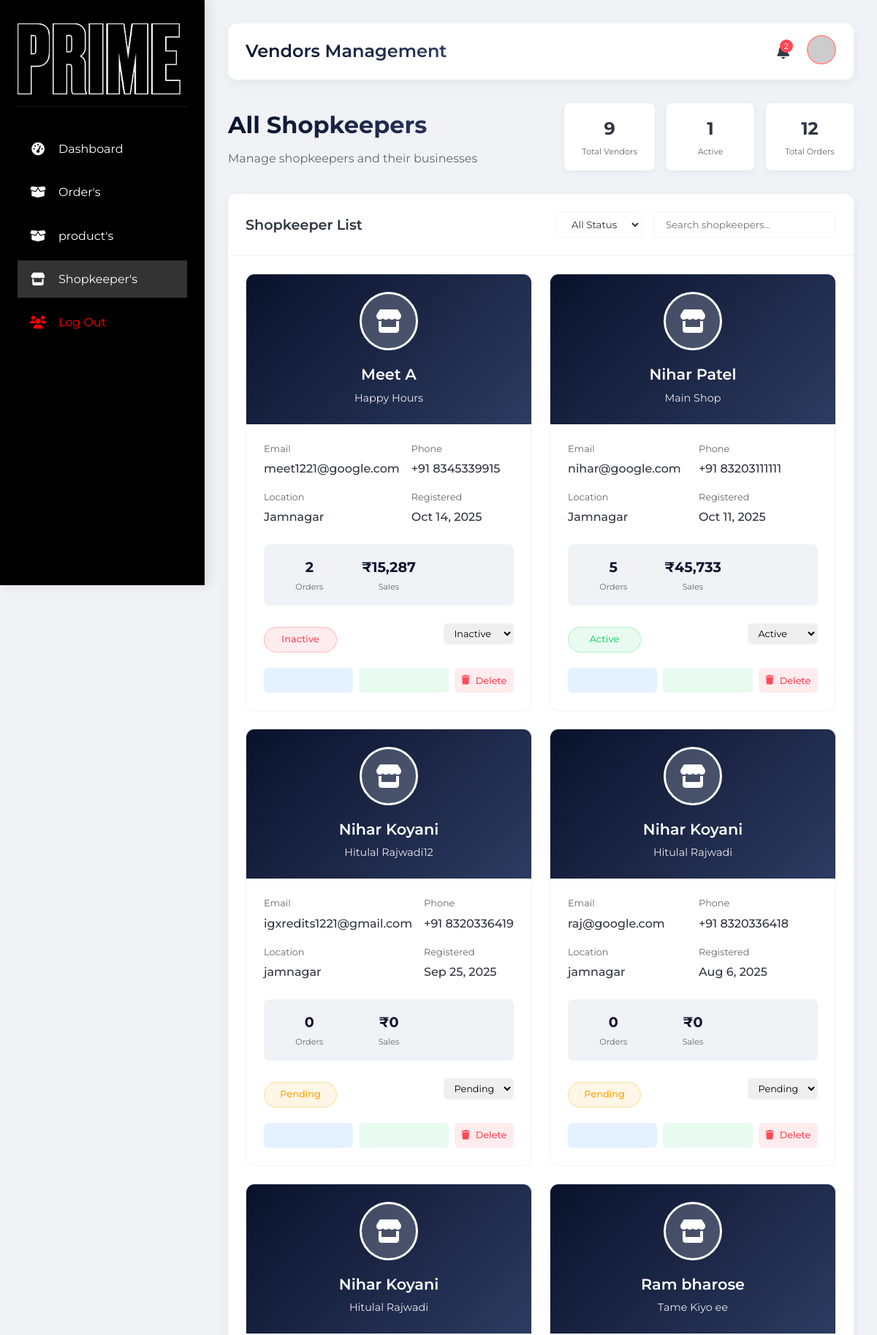
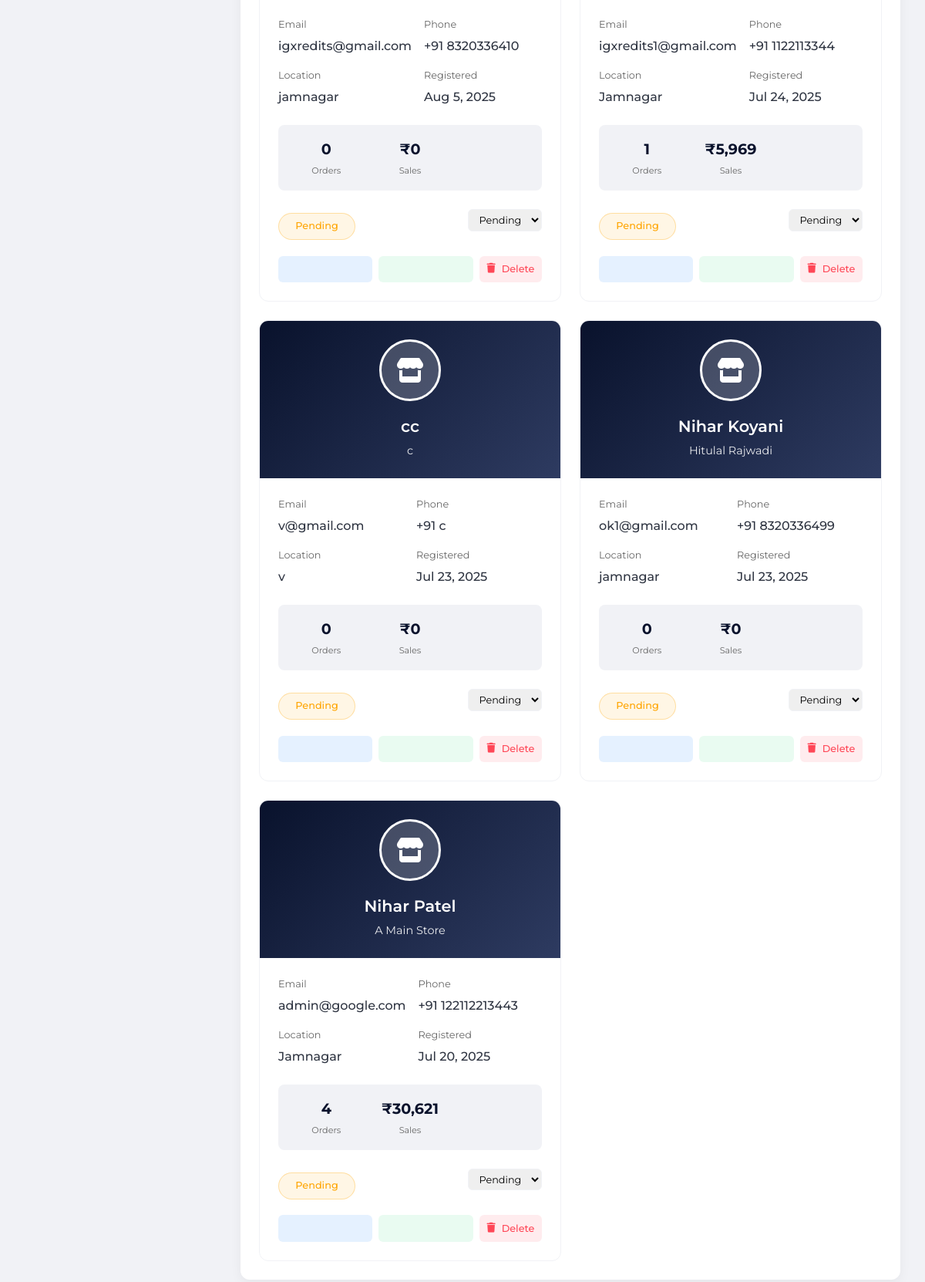
Page /admin/pages/shopkeepers.php (signed in) on the committed database (2 pictures, top to bottom).
### tables this page shows
CREATE TABLE `shopkeeper` (
  `id` int(11) NOT NULL,
  `shop_name` varchar(100) NOT NULL,
  `owner_name` varchar(100) NOT NULL,
  `mobile_number` varchar(15) NOT NULL,
  `email` varchar(100) NOT NULL,
  `password` varchar(255) NOT NULL,
  `shop_location` text NOT NULL,
  `agreed_terms` tinyint(1) NOT NULL DEFAULT 0,
  `created_at` timestamp NOT NULL DEFAULT current_timestamp(),
  `status` varchar(10) NOT NULL,
  `role` varchar(50) DEFAULT 'shopkeeper'
);

### admin/pages/shopkeepers.php (the view, shortened to what this page needs)
<?php
include('../../Utility/db.php');
$shopkeepers = [];
$sql = "SELECT * FROM shopkeeper ORDER BY created_at DESC";
$result = $conn->query($sql);
if ($result && $result->num_rows > 0) {
    while ($row = $result->fetch_assoc()) {
        $shopkeeperId = $row['id'];
        $ordersSql = "SELECT COUNT(DISTINCT orderId) as order_count FROM orders WHERE shopkeeper_id = ?";
        $ordersStmt = $conn->prepare($ordersSql);
        $ordersStmt->bind_param("i", $shopkeeperId);
        $ordersStmt->execute();
        $ordersResult = $ordersStmt->get_result();
        $orderCount = $ordersResult->fetch_assoc()['order_count'];
        $salesSql = "SELECT SUM(p.price * o.quantity) as total_sales
                     FROM orders o
                     LEFT JOIN products p ON o.product_id = p.id
                     WHERE o.shopkeeper_id = ?";
        $salesStmt = $conn->prepare($salesSql);
        $salesStmt->bind_param("i", $shopkeeperId);
        $salesStmt->execute();
        $salesResult = $salesStmt->get_result();
        $totalSales = $salesResult->fetch_assoc()['total_sales'] ?? 0;
        $row['order_count'] = $orderCount;
        $row['total_sales'] = $totalSales;
        $shopkeepers[] = $row;
    }
}
?>
<!DOCTYPE html>
<html lang="en">
<head>
    <link rel="stylesheet" href="https://cdnjs.cloudflare.com/ajax/libs/font-awesome/6.0.0-beta3/css/all.min.css">
    <link rel="stylesheet" href="../../styles/main.css">
</head>
<body>
    <div class="bubbles-bg">
    </div>
    <div class="dashboard">
        <?php include('../util/sidebar.php') ?>
        <main class="main-content">
            <nav class="top-nav">
                <div class="nav-left">
                    <h1 class="page-title">Vendors Management</h1>
                </div>
                <div class="nav-right">
                    <button class="notification-btn">
                        <span class="notification-badge">2</span>
                    </button>
                    <button class="profile-btn">
                        <img src="https://randomuser.me/api/portraits/men/75.jpg" alt="Profile" class="profile-img">
                    </button>
                </div>
            </nav>
            <div class="vendors-header">
                <div class="header-left">
                    <h1>All Shopkeepers</h1>
                    <p>Manage shopkeepers and their businesses</p>
                </div>
                <div class="vendors-stats">
                    <div class="stat-card">
                        <div class="stat-number"><?php echo count($shopkeepers); ?></div>
                        <div class="stat-label">Total Vendors</div>
                    </div>
                    <div class="stat-card">
                        <div class="stat-number">
                            <?php echo count(array_filter($shopkeepers, function ($shopkeeper) {
                                return ($shopkeeper['status'] ?? 'active') === 'active';
                            })); ?>
                        </div>
                        <div class="stat-label">Active</div>
                    </div>
                    <div class="stat-card">
                        <div class="stat-number">
                            <?php echo array_sum(array_column($shopkeepers, 'order_count')); ?>
                        </div>
                        <div class="stat-label">Total Orders</div>
                    </div>
                </div>
            </div>
            <div class="vendors-container">
                <div class="table-header">
                    <h3 class="table-title">Shopkeeper List</h3>
                    <div class="table-actions">
                        <select class="filter-select" id="statusFilter">
                            <option value="">All Status</option>
                        </select>
                        <input type="text" class="search-box" placeholder="Search shopkeepers..." id="searchVendors">
                    </div>
                </div>
                <?php if (count($shopkeepers) > 0): ?>
                    <div class="vendors-grid" id="vendorsGrid">
                        <?php foreach ($shopkeepers as $shopkeeper): ?>
                            <div class="vendor-card" data-status="<?php echo $shopkeeper['status'] ?? 'active'; ?>">
                                <div class="vendor-header">
                                    <div class="vendor-avatar">
                                        <i class="fas fa-store"></i>
                                    </div>
                                    <h3 class="vendor-name"><?php echo htmlspecialchars($shopkeeper['owner_name']); ?></h3>
                                    <p class="vendor-shop"><?php echo htmlspecialchars($shopkeeper['shop_name']); ?></p>
                                </div>
                                <div class="vendor-details">
                                    <div class="contact-info">
                                        <div class="contact-item">
                                            <span class="contact-label">Email</span>
                                            <span class="contact-value"><?php echo htmlspecialchars($shopkeeper['email']); ?></span>
                                        </div>
                                        <div class="contact-item">
                                            <span class="contact-label">Phone</span>
                                            <span class="contact-value">+91 <?php echo htmlspecialchars($shopkeeper['mobile_number']); ?></span>
                                        </div>
                                        <div class="contact-item">
                                            <span class="contact-label">Location</span>
                                            <span class="contact-value"><?php echo htmlspecialchars($shopkeeper['shop_location']); ?></span>
                                        </div>
                                        <div class="contact-item">
                                            <span class="contact-label">Registered</span>
                                            <span class="contact-value"><?php echo date('M j, Y', strtotime($shopkeeper['created_at'])); ?></span>
                                        </div>
                                    </div>
                                    <div class="vendor-stats">
                                        <div class="stat-item">
                                            <div class="stat-value"><?php echo $shopkeeper['order_count']; ?></div>
                                            <div class="stat-label">Orders</div>
                                        </div>
                                        <div class="stat-item">
                                            <div class="stat-value">₹<?php $tax = $shopkeeper['total_sales'] * 5 / 100;
                                                                        echo number_format($shopkeeper['total_sales'] + $tax); ?></div>
                                            <div class="stat-label">Sales</div>
                                        </div>
                                    </div>
                                    <div style="display: flex; justify-content: space-between; align-items: center; margin-bottom: 1rem;">
                                        <span class="status-badge status-<?php echo $shopkeeper['status'] ?? 'active'; ?>">
                                            <?php echo ucfirst($shopkeeper['status'] ?? 'active'); ?>
                                        </span>
                                        <form method="POST" style="display: inline;">
                                            <select name="status" class="status-select" onchange="this.form.submit()" style="padding: 0.3rem 0.6rem; border: 1px solid var(--light); border-radius: 6px; font-size: 0.8rem;">
                                                <option value="active" <?php echo ($shopkeeper['status'] ?? 'active') === 'active' ? 'selected' : ''; ?>>Active</option>
                                                <option value="inactive" <?php echo ($shopkeeper['status'] ?? 'active') === 'inactive' ? 'selected' : ''; ?>>Inactive</option>
                                                <option value="pending" <?php echo ($shopkeeper['status'] ?? 'active') === 'pending' ? 'selected' : ''; ?>>Pending</option>
                                            </select>
                                        </form>
                                    </div>
                                    <div class="vendor-actions">
                                        <button class="action-btn view-btn" onclick="viewVendor(<?php echo $shopkeeper['id']; ?>)">
                                        </button>
                                        <button class="action-btn status-btn" onclick="showStatusForm(<?php echo $shopkeeper['id']; ?>)">
                                        </button>
                                        <form method="POST" style="display: inline;">
                                            <button type="submit" name="delete_shopkeeper" class="action-btn delete-btn" onclick="return confirmDelete('<?php echo htmlspecialchars($shopkeeper['shop_name']); ?>')">
                                                <i class="fas fa-trash"></i>
                                                Delete
                                            </button>
                                        </form>
                                    </div>
                                </div>
                            </div>
                        <?php endforeach; ?>
                    </div>
                <?php endif; ?>
            </div>
        </main>
    </div>
</body>
</html>

### admin/util/sidebar.php (shortened to what this page needs)
<link rel="stylesheet" href="https://cdnjs.cloudflare.com/ajax/libs/font-awesome/6.0.0-beta3/css/all.min.css">
<?php
$logo = "../../Asserts/Prime-Logo.png";
?>
<aside class="sidebar">
    <div class="sidebar-header">
        <div class="logo">
            <img style="width: 14rem;" src=<?php echo $logo ?> alt="">
        </div>
    </div>
    <ul class="sidebar-menu">
        <li class="menu-item <?php echo basename($_SERVER['PHP_SELF']) === 'dashboard.php' ? 'active' : null ?>">
            <a href="./dashboard.php" class="menu-link">
                <i class="fas fa-tachometer-alt"></i>
                <span>Dashboard</span>
            </a>
        </li>
        <li class="menu-item <?php echo basename($_SERVER['PHP_SELF']) === 'orders.php' ? 'active' : null ?>">
            <a href="./orders.php" class="menu-link">
                <i class="fas fa-box-open"></i>
                <span>Order's</span>
            </a>
        </li>
        <li class="menu-item <?php echo basename($_SERVER['PHP_SELF']) === 'products.php' ? 'active' : null ?>">
            <a href="./products.php" class="menu-link">
                <i class="fas fa-box-open"></i>
                <span>product's</span>
            </a>
        </li>
        <li class="menu-item <?php echo basename($_SERVER['PHP_SELF']) === 'shopkeepers.php' ? 'active' : null ?>">
            <a href="./shopkeepers.php" class="menu-link">
                <i class="fas fa-store"></i>
                <span>Shopkeeper's</span>
            </a>
        </li>
        <li class="menu-item">
            <a href="../../Utility/logout.php" style="color: red;" class="menu-link">
                <i class="fas fa-users"></i>
                <span>Log Out</span>
            </a>
        </li>
    </ul>
</aside>

### styles/main.css (style rules this page uses)
* { margin: 0; padding: 0; box-sizing: border-box; font-family: "Montserrat", sans-serif; }

### admin/util/sidebar.php (style rules this page uses)
.sidebar { width: var(--sidebar-width); background: black; color: var(--white); padding: 2rem 1.5rem; position: fixed; height: 100vh; z-index: 100; transform: translateX(0); transition: all 0.3s ease; box-shadow: 5px 0 15px rgba(0, 0, 0, 0.1); }
.sidebar-header { display: flex; align-items: center; margin-bottom: 2rem; padding-bottom: 1rem; border-bottom: 1px solid rgba(255, 255, 255, 0.1); }
.logo { display: flex; align-items: center; gap: 0.5rem; }
.sidebar-menu { list-style: none; margin-top: 2rem; }
.menu-item { margin-bottom: 0.5rem; position: relative; overflow: hidden; }
.menu-item::before { content: ""; position: absolute; top: 0; left: -100%; width: 100%; height: 100%; background: rgba(255, 255, 255, 0.1); transition: all 0.3s ease; z-index: -1; }
.menu-item.active::before { left: 0; background: rgba(255, 255, 255, 0.2); }
.menu-link { display: flex; align-items: center; gap: 1rem; padding: 0.8rem 1rem; color: var(--white); text-decoration: none; border-radius: 8px; transition: all 0.3s ease; }
.menu-link i { width: 24px; text-align: center; font-size: 1.1rem; }

### rows in the picture
shopkeeper: owner_name "Meet A", shop_name "Happy Hours", email "meet1221@google.com", mobile_number "8345339915", shop_location "Jamnagar", created_at "Oct 14, 2025", order_count "2", total_sales "15,287", status "Inactive"
shopkeeper: owner_name "Nihar Patel", shop_name "Main Shop", email "nihar@google.com", mobile_number "83203111111", shop_location "Jamnagar", created_at "Oct 11, 2025", order_count "5", total_sales "45,733", status "Active"
shopkeeper: owner_name "Nihar Koyani", shop_name "Hitulal Rajwadi12", email "igxredits1221@gmail.com", mobile_number "8320336419", shop_location "jamnagar", created_at "Sep 25, 2025", agreed_terms "0", $shopkeeper['total_sales'] + $tax "0", status "Pending"
shopkeeper: owner_name "Nihar Koyani", shop_name "Hitulal Rajwadi", email "raj@google.com", mobile_number "8320336418", shop_location "jamnagar", created_at "Aug 6, 2025", agreed_terms "0", $shopkeeper['total_sales'] + $tax "0", status "Pending"
shopkeeper: owner_name "Nihar Koyani", shop_name "Hitulal Rajwadi", email "igxredits@gmail.com", mobile_number "8320336410", shop_location "jamnagar", created_at "Aug 5, 2025", agreed_terms "0", $shopkeeper['total_sales'] + $tax "0", status "Pending"
shopkeeper: owner_name "Ram bharose", shop_name "Tame Kiyo ee", email "igxredits1@gmail.com", mobile_number "1122113344", shop_location "Jamnagar", created_at "Jul 24, 2025", order_count "1", total_sales "5,969", status "Pending"
shopkeeper: owner_name "cc", shop_name "c", email "v@gmail.com", mobile_number "c", shop_location "v", created_at "Jul 23, 2025", agreed_terms "0", $shopkeeper['total_sales'] + $tax "0", status "Pending"
shopkeeper: owner_name "Nihar Koyani", shop_name "Hitulal Rajwadi", email "ok1@gmail.com", mobile_number "8320336499", shop_location "jamnagar", created_at "Jul 23, 2025", agreed_terms "0", $shopkeeper['total_sales'] + $tax "0", status "Pending"
shopkeeper: owner_name "Nihar Patel", shop_name "A Main Store", email "admin@google.com", mobile_number "122112213443", shop_location "Jamnagar", created_at "Jul 20, 2025", order_count "4", total_sales "30,621", status "Pending"

### other values in the picture
count($shopkeepers) "9"
array_sum(array_column($shopkeepers, 'order_count')) "12"
